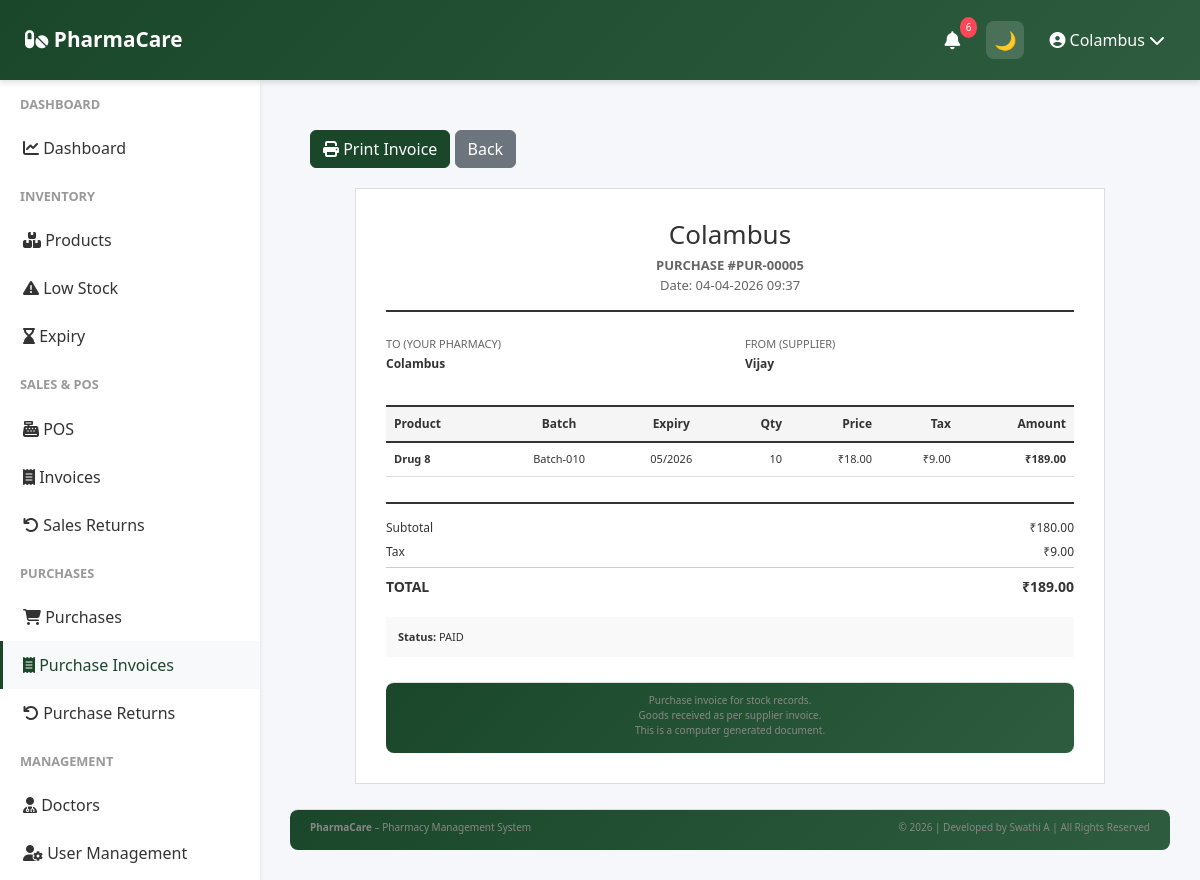
The page /purchases/5/print (signed in) on the database its author committed.
### app/models.py (models this page shows, shortened)
class User(UserMixin, db.Model):
    __tablename__ = 'user'
    id = db.Column(db.Integer, primary_key=True)
    company_id = db.Column(db.Integer, db.ForeignKey('company.id'), nullable=False)
    role = db.Column(db.String(20), default='manager')
    username = db.Column(db.String(255), unique=True, nullable=False)
    password_hash = db.Column(db.String(255), nullable=False)
    is_active = db.Column(db.Boolean, default=True)
    last_login = db.Column(db.DateTime)
    created_date = db.Column(db.DateTime, default=datetime.utcnow)
    updated_date = db.Column(db.DateTime, default=datetime.utcnow, onupdate=datetime.utcnow)
    company = db.relationship('Company', back_populates='user')

class Company(db.Model):
    __tablename__ = 'company'
    id = db.Column(db.Integer, primary_key=True)
    company_id = db.Column(db.String(36), unique=True, default=lambda: str(uuid.uuid4()))
    company_name = db.Column(db.String(255), nullable=False)
    owner_name = db.Column(db.String(255), nullable=False)
    email = db.Column(db.String(255), unique=True, nullable=False)
    phone = db.Column(db.String(20), nullable=False)
    address = db.Column(db.String(500), nullable=False)
    city = db.Column(db.String(100), nullable=False)
    state = db.Column(db.String(100), nullable=False)
    country = db.Column(db.String(100), nullable=False)
    postal_code = db.Column(db.String(20), nullable=False)
    gst_number = db.Column(db.String(50), unique=True)
    drug_license_number = db.Column(db.String(100), unique=True)
    logo_path = db.Column(db.String(500))
    is_active = db.Column(db.Boolean, default=True)
    created_date = db.Column(db.DateTime, default=datetime.utcnow)
    updated_date = db.Column(db.DateTime, default=datetime.utcnow, onupdate=datetime.utcnow)
    user = db.relationship('User', back_populates='company', uselist=False, cascade='all, delete-orphan')
    products = db.relationship('Product', back_populates='company', cascade='all, delete-orphan')
    sales = db.relationship('Sale', back_populates='company', cascade='all, delete-orphan')
    purchases = db.relationship('Purchase', back_populates='company', cascade='all, delete-orphan')
    customers = db.relationship('Customer', back_populates='company', cascade='all, delete-orphan')
    suppliers = db.relationship('Supplier', back_populates='company', cascade='all, delete-orphan')
    expenses = db.relationship('Expense', back_populates='company', cascade='all, delete-orphan')
    alerts = db.relationship('Alert', back_populates='company', cascade='all, delete-orphan')

class Purchase(db.Model):
    __tablename__ = 'purchase'
    id = db.Column(db.Integer, primary_key=True)
    company_id = db.Column(db.Integer, db.ForeignKey('company.id'), nullable=False)
    supplier_id = db.Column(db.Integer, db.ForeignKey('supplier.id'), nullable=False)
    purchase_number = db.Column(db.String(50), unique=True, nullable=False)
    purchase_date = db.Column(db.DateTime, default=datetime.utcnow)
    supplier_invoice_number = db.Column(db.String(100))
    subtotal = db.Column(db.Float, nullable=False)
    tax_amount = db.Column(db.Float, default=0)
    discount_amount = db.Column(db.Float, default=0)
    total_amount = db.Column(db.Float, nullable=False)
    payment_status = db.Column(db.String(50), default='pending')  # 'paid', 'pending', 'partial'
    payment_date = db.Column(db.DateTime)
    notes = db.Column(db.Text)
    created_date = db.Column(db.DateTime, default=datetime.utcnow)
    updated_date = db.Column(db.DateTime, default=datetime.utcnow, onupdate=datetime.utcnow)
    company = db.relationship('Company', back_populates='purchases')
    supplier = db.relationship('Supplier', back_populates='purchases')
    items = db.relationship('PurchaseItem', back_populates='purchase', cascade='all, delete-orphan')
    returns = db.relationship('PurchaseReturn', back_populates='purchase', cascade='all, delete-orphan')

class Supplier(db.Model):
    __tablename__ = 'supplier'
    id = db.Column(db.Integer, primary_key=True)
    company_id = db.Column(db.Integer, db.ForeignKey('company.id'), nullable=False)
    supplier_name = db.Column(db.String(255), nullable=False)
    contact_person = db.Column(db.String(255))
    phone = db.Column(db.String(20), nullable=False)
    email = db.Column(db.String(255))
    address = db.Column(db.String(500))
    gst_number = db.Column(db.String(50))
    payment_terms = db.Column(db.String(255))
    notes = db.Column(db.Text)
    created_date = db.Column(db.DateTime, default=datetime.utcnow)
    updated_date = db.Column(db.DateTime, default=datetime.utcnow, onupdate=datetime.utcnow)
    is_active = db.Column(db.Boolean, default=True)
    company = db.relationship('Company', back_populates='suppliers')
    purchases = db.relationship('Purchase', back_populates='supplier')

class PurchaseItem(db.Model):
    __tablename__ = 'purchase_item'
    id = db.Column(db.Integer, primary_key=True)
    purchase_id = db.Column(db.Integer, db.ForeignKey('purchase.id'), nullable=False)
    product_id = db.Column(db.Integer, db.ForeignKey('product.id'), nullable=False)
    batch_number = db.Column(db.String(100), nullable=False)
    expiry_date = db.Column(db.DateTime, nullable=False)
    quantity = db.Column(db.Integer, nullable=False)
    unit_price = db.Column(db.Float, nullable=False)
    tax_percentage = db.Column(db.Float, default=0)
    tax_amount = db.Column(db.Float, default=0)
    discount_percentage = db.Column(db.Float, default=0)
    discount_amount = db.Column(db.Float, default=0)
    total_amount = db.Column(db.Float, nullable=False)
    purchase = db.relationship('Purchase', back_populates='items')
    product = db.relationship('Product', back_populates='purchase_items')

class Product(db.Model):
    __tablename__ = 'product'
    id = db.Column(db.Integer, primary_key=True)
    company_id = db.Column(db.Integer, db.ForeignKey('company.id'), nullable=False)
    product_name = db.Column(db.String(255), nullable=False)
    generic_name = db.Column(db.String(255))
    brand = db.Column(db.String(255))
    category = db.Column(db.String(100), nullable=False)
    manufacturer = db.Column(db.String(255))
    batch_number = db.Column(db.String(100))
    barcode = db.Column(db.String(100), unique=True)
    sku = db.Column(db.String(100), unique=True, nullable=False)
    purchase_price = db.Column(db.Float, nullable=False)
    selling_price = db.Column(db.Float, nullable=False)
    mrp = db.Column(db.Float, nullable=False)
    tax_percentage = db.Column(db.Float, default=0)
    manufacturing_date = db.Column(db.DateTime)
    expiry_date = db.Column(db.DateTime)
    quantity = db.Column(db.Integer, default=0)
    minimum_stock_level = db.Column(db.Integer, default=10)
    reorder_level = db.Column(db.Integer, default=20)
    prescription_required = db.Column(db.Boolean, default=False)
    description = db.Column(db.Text)
    image_path = db.Column(db.String(500))
    created_date = db.Column(db.DateTime, default=datetime.utcnow)
    updated_date = db.Column(db.DateTime, default=datetime.utcnow, onupdate=datetime.utcnow)
    is_active = db.Column(db.Boolean, default=True)
    company = db.relationship('Company', back_populates='products')
    stock_movements = db.relationship('StockMovement', back_populates='product', cascade='all, delete-orphan')
    sale_items = db.relationship('SaleItem', back_populates='product', cascade='all, delete-orphan')
    purchase_items = db.relationship('PurchaseItem', back_populates='product', cascade='all, delete-orphan')
    category_id = db.Column(db.Integer, db.ForeignKey('category.id'))
    unit_id = db.Column(db.Integer, db.ForeignKey('unit.id'))
    category_rel = db.relationship('Category', back_populates='products')
    unit_rel = db.relationship('Unit', back_populates='products')

### app/routes/purchases.py (the view)
@purchases_bp.route('/<int:purchase_id>/print')
@login_required
@require_roles('owner')
def print_purchase(purchase_id):
    purchase = Purchase.query.get(purchase_id)
    if not purchase or purchase.company_id != current_user.company_id:
        flash('Purchase not found.', 'danger')
        return redirect(url_for('purchases.purchases_list'))
    return render_template(
        'purchases/print_purchase.html',
        purchase=purchase
    )

### app/templates/purchases/print_purchase.html (shortened to what this page needs)
{% extends "base.html" %}
{% block content %}
<div class="no-print" style="margin:20px">
<button onclick="printInvoice()" class="btn btn-primary">
<i class="fas fa-print"></i> Print Invoice
</button>
<a href="{{ url_for('purchases.purchase_detail', purchase_id=purchase.id) }}" class="btn btn-secondary">
Back
</a>
</div>
<div class="invoice-container">
<div class="invoice-header">
<h1>{{ current_user.company.company_name }}</h1>
<div class="invoice-number">
<strong>PURCHASE #{{ purchase.purchase_number }}</strong><br>
Date: {{ purchase.purchase_date.strftime('%d-%m-%Y %H:%M') if purchase.purchase_date else '' }}
</div>
</div>
<div class="invoice-details">
<div class="company-info">
<h6>To (Your Pharmacy)</h6>
<p><strong>{{ current_user.company.company_name }}</strong></p>
</div>
<div class="supplier-info">
<h6>From (Supplier)</h6>
<p><strong>{{ purchase.supplier.supplier_name }}</strong></p>
</div>
</div>
<table class="items-table">
<thead>
<tr>
<th>Product</th>
<th class="text-center">Batch</th>
<th class="text-center">Expiry</th>
<th class="text-right">Qty</th>
<th class="text-right">Price</th>
<th class="text-right">Tax</th>
<th class="text-right">Amount</th>
</tr>
</thead>
<tbody>
{% for item in purchase.items %}
<tr>
<td>
<strong>{{ item.product.product_name }}</strong>
</td>
<td class="text-center">
{{ item.batch_number }}
</td>
<td class="text-center">
{{ item.expiry_date.strftime('%m/%Y') if item.expiry_date else 'N/A' }}
</td>
<td class="text-right">
{{ item.quantity }}
</td>
<td class="text-right">
₹{{ "%.2f"|format(item.unit_price) }}
</td>
<td class="text-right">
₹{{ "%.2f"|format(item.tax_amount) }}
</td>
<td class="text-right">
<strong>₹{{ "%.2f"|format(item.total_amount) }}</strong>
</td>
</tr>
{% endfor %}
</tbody>
</table>
<div class="summary">
<div class="summary-row">
<span>Subtotal</span>
<span>₹{{ "%.2f"|format(purchase.subtotal) }}</span>
</div>
<div class="summary-row">
<span>Tax</span>
<span>₹{{ "%.2f"|format(purchase.tax_amount) }}</span>
</div>
<div class="summary-row total">
<span>TOTAL</span>
<span>₹{{ "%.2f"|format(purchase.total_amount) }}</span>
</div>
</div>
<div class="payment-info">
<strong>Status:</strong> {{ purchase.payment_status.upper() }}
</div>
<div class="footer">
Purchase invoice for stock records.<br>
Goods received as per supplier invoice.<br>
This is a computer generated document.
</div>
</div>
{% endblock %}

### app/templates/base.html (shortened to what this page needs)
<!doctype html>
<html lang="en" data-theme="light">
  <head>
    <link
      href="https://cdn.jsdelivr.net/npm/bootstrap@5.3.0/dist/css/bootstrap.min.css"
      rel="stylesheet"
    />
    <link
      rel="stylesheet"
      href="https://cdnjs.cloudflare.com/ajax/libs/font-awesome/6.4.0/css/all.min.css"
    />
  </head>
  <body>
   <nav class="navbar">
  <a class="navbar-brand" href="{{ url_for('dashboard.dashboard') }}">
    <i class="fas fa-pills"></i> PharmaCare
  </a>
  <div class="navbar-right">
    <div class="nav-icon dropdown">
      <a href="#" data-bs-toggle="dropdown">
        <i class="fas fa-bell"></i>
        <span id="alert-badge" class="notification-badge">3</span>
      </a>
    </div>
    <button id="themeToggle" class="nav-icon">
      🌙
    </button>
    <div class="user-menu-navbar dropdown">
      <a href="#" data-bs-toggle="dropdown">
        <i class="fas fa-user-circle"></i>
        {{ current_user.username }}
        <i class="fas fa-chevron-down"></i>
      </a>
    </div>
  </div>
</nav>
    {% if current_user.is_authenticated %}
    <div class="sidebar">
      <nav class="nav flex-column">
        {% if current_user.company and current_user.company.company_name ==
        'Platform Admin' %}
        <div class="nav-section-title">Admin</div>
        <a
          class="nav-link {% if 'admin/companies' in request.path %}active{% endif %}"
          href="{{ url_for('admin.companies_list') }}"
        >
          <i class="fas fa-building"></i> Companies
        </a>
        <a class="nav-link" href="{{ url_for('auth.profile') }}">
          <i class="fas fa-cog"></i> Settings
        </a>
        {% else %}
        <div class="nav-section-title">Dashboard</div>
        <a
          class="nav-link {% if request.endpoint == 'dashboard.dashboard' %}active{% endif %}"
          href="{{ url_for('dashboard.dashboard') }}"
        >
          <i class="fas fa-chart-line"></i> Dashboard
        </a>
        <div class="nav-section-title">Inventory</div>
        <a
          class="nav-link {% if 'inventory' in request.path %}active{% endif %}"
          href="{{ url_for('inventory.products_list') }}"
        >
          <i class="fas fa-boxes"></i> Products
        </a>
        <a
          class="nav-link {% if request.endpoint == 'inventory.low_stock_report' %}active{% endif %}"
          href="{{ url_for('inventory.low_stock_report') }}"
        >
          <i class="fas fa-exclamation-triangle"></i> Low Stock
        </a>
        <a
          class="nav-link {% if request.endpoint == 'inventory.expiry_report' %}active{% endif %}"
          href="{{ url_for('inventory.expiry_report') }}"
        >
          <i class="fas fa-hourglass-end"></i> Expiry
        </a>
        <div class="nav-section-title">Sales & POS</div>
        <a
          class="nav-link {% if request.endpoint == 'sales.pos' %}active{% endif %}"
          href="{{ url_for('sales.pos') }}"
        >
          <i class="fas fa-cash-register"></i> POS
        </a>
        <a
          class="nav-link {% if 'invoices' in request.path %}active{% endif %}"
          href="{{ url_for('sales.invoices_list') }}"
        >
          <i class="fas fa-receipt"></i> Invoices
        </a>
        <a
          class="nav-link {% if request.endpoint == 'sales.sales_returns_list' %}active{% endif %}"
          href="{{ url_for('sales.sales_returns_list') }}"
        >
          <i class="fas fa-undo"></i> Sales Returns
        </a>
<div class="nav-section-title">Purchases</div>
<a
  class="nav-link {% if request.endpoint == 'purchases.purchases_list' %}active{% endif %}"
  href="{{ url_for('purchases.purchases_list') }}"
>
  <i class="fas fa-shopping-cart"></i> Purchases
</a>
<a
  class="nav-link {% if 'purchases' in request.path %}active{% endif %}"
  href="{{ url_for('purchases.purchases_list') }}"
>
  <i class="fas fa-receipt"></i> Purchase Invoices
</a>
<a
  class="nav-link {% if request.endpoint == 'purchases.returns_list' %}active{% endif %}"
  href="{{ url_for('purchases.returns_list') }}"
>
  <i class="fas fa-undo"></i> Purchase Returns
</a>
        <div class="nav-section-title">Management</div>
        <a
          class="nav-link {% if 'doctors' in request.path %}active{% endif %}"
          href="{{ url_for('doctors.doctors_list') }}"
        >
          <i class="fas fa-user-md"></i> Doctors
        </a>
        {% if current_user.role == 'owner' %}
        <a
          class="nav-link {% if 'users' in request.path %}active{% endif %}"
          href="{{ url_for('users.users_list') }}"
        >
          <i class="fas fa-user-cog"></i> User Management
        </a>
        {% endif %}
        {% endif %}
      </nav>
    </div>
    {% endif %}
    <div
      class="{% if current_user.is_authenticated %}main-content{% else %}auth-page{% endif %}"
    >
       {% block content %}{% endblock %}
      <footer class="footer text-center">
        <div class="row">
          <div class="col-md-6 text-md-start">
            <strong>PharmaCare</strong> – Pharmacy Management System
          </div>
          <div class="col-md-6 text-md-end">
            © 2026 | Developed by Swathi A | All Rights Reserved
          </div>
        </div>
      </footer>
    </div>
  </body>
</html>

### rows shown on the page
User: username "Colambus"
Company: company.company_name "Colambus"
Purchase: purchase_number "PUR-00005", purchase_date "04-04-2026 09:37", subtotal "180.00", tax_amount "9.00", total_amount "189.00", payment_status "PAID"
Supplier: supplier.supplier_name "Vijay"
PurchaseItem: product.product_name "Drug 8", batch_number "Batch-010", expiry_date "05/2026", quantity "10", unit_price "18.00", tax_amount "9.00", total_amount "189.00"
